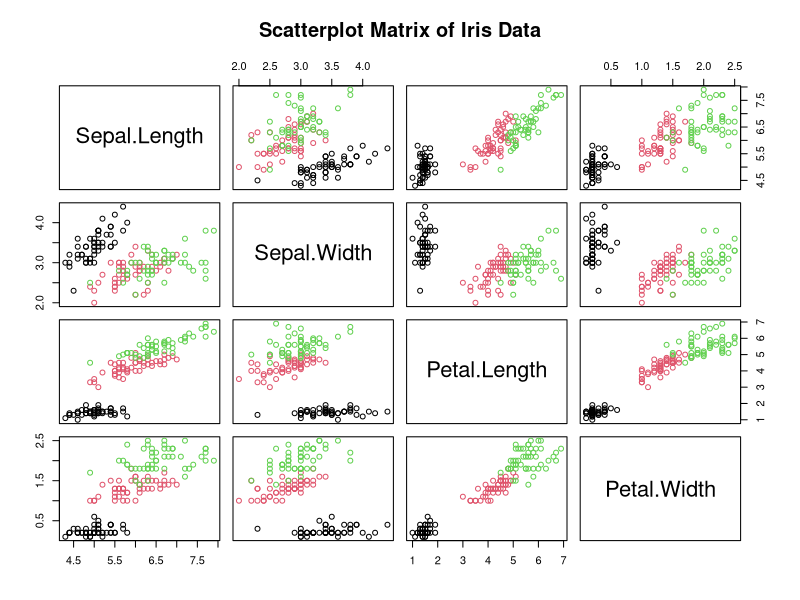

Generate this figure with R:
head(iris)# Load and inspect the iris dataset
str(iris)
summary(iris)# Get a comprehensive summary
mean(iris$Sepal.Length)# Calculate mean
median(iris$Sepal.Length)# Calculate median
freq_table <- table(iris$Sepal.Length)# To find the mode, create a table of frequencies
names(freq_table)[which.max(freq_table)]# Find the name of the most frequent value
range_val <- range(iris$Sepal.Length)# Calculate the range
max(range_val) - min(range_val)
var(iris$Sepal.Length)# Calculate variance
sd(iris$Sepal.Length)# Calculate standard deviation
IQR(iris$Sepal.Length)# Calculate the Interquartile Range
quantile(iris$Sepal.Length, probs = c(0.25, 0.75))# Get specific quantiles (e.g., 25th and 75th percentiles)
install.packages("dplyr")
library(dplyr)
iris %>%# Calculate mean, sd, and count for each speciess
  group_by(Species) %>%
  summarise(
    count = n(),
    mean_sepal_length = mean(Sepal.Length),
    sd_sepal_length = sd(Sepal.Length),
    mean_petal_length = mean(Petal.Length),
    sd_petal_length = sd(Petal.Length)
  )
pairs(iris[, 1:4], main = "Scatterplot Matrix of Iris Data", col = iris$Species)